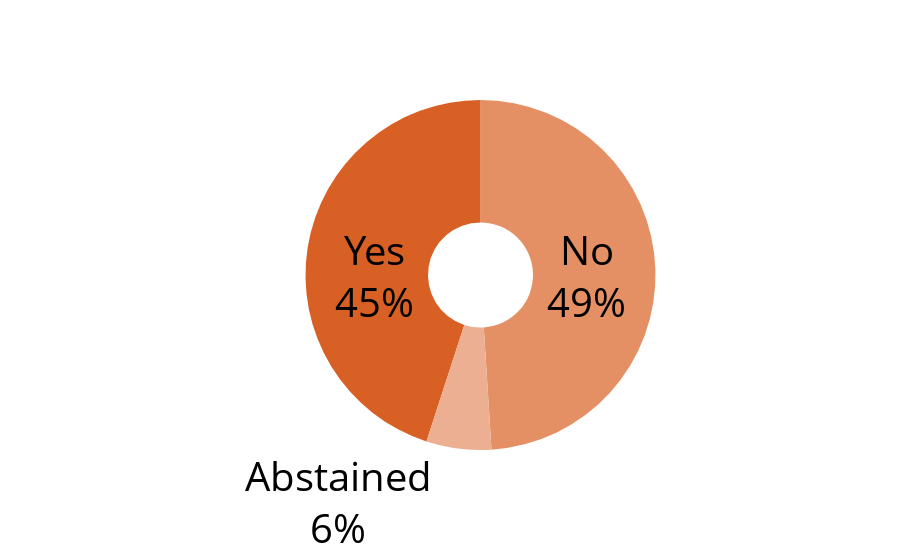

Here is the notebook cell this chart was saved with:
### Markdown cell above
# Slide 6 -   Did you do something you regret while drinking?

### Code cell
labels = ['Yes', 'No', 'Abstained']
values = [0.45, 0.49, 0.06]
colors = ['rgb(217,96,37)', 'rgb(229,143,101)', 'rgb(236,175,145)', 'rgb(236,175,145)']
fig = go.Figure(data=[go.Pie(labels=labels, values=values, textinfo='label+percent', textfont_size=40,
                             insidetextorientation='radial', marker_colors=colors, textfont_color='#000000', hole=.3
                            )])
fig.update(layout_showlegend=False)
iplot(fig)
fig.write_image("presentationImages/SOCIAL_S6_DrinkingMistakeMade_MonoColors.png", width=800, height=800)

### Figure 1 — Plotly figure (JSON) as saved in the notebook; plotly's stock layout.template omitted (floating-point values rounded to 4 significant figures)
{"data": [{"hole": 0.3, "insidetextorientation": "radial", "labels": ["Yes", "No", "Abstained"], "marker": {"colors": ["rgb(217,96,37)", "rgb(229,143,101)", "rgb(236,175,145)"]}, "textfont": {"color": "#000000", "size": 40}, "textinfo": "label+percent", "type": "pie", "values": [0.45, 0.49, 0.06]}], "layout": {"showlegend": false}}
